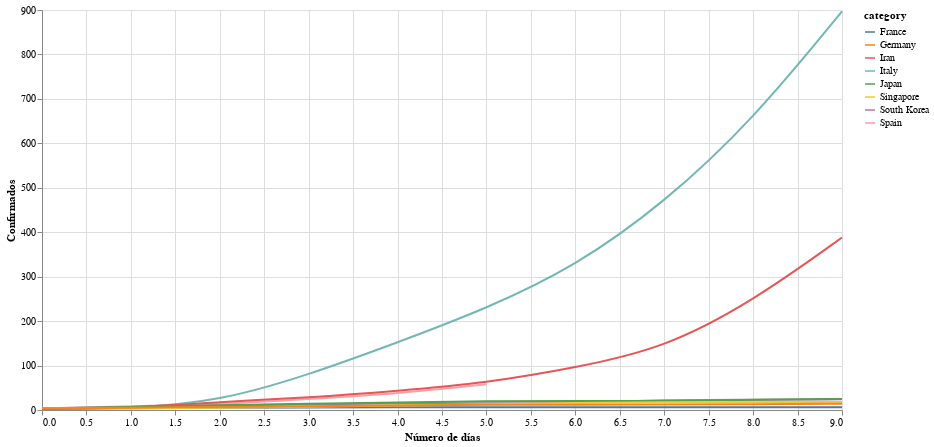

Notebook cell for this chart:
### Code cell
# collapse
# plot
source = df.reset_index().melt('index', var_name='category', value_name='Confirmados')
source.index = list(source.index)
source.index = source.index.astype(int)
selection = alt.selection_multi(fields=['category'], bind='legend')

alt.Chart(source).mark_line(interpolate='basis').encode(
    alt.X('index:Q', axis=alt.Axis(tickRound=True), title='Número de días'),
    alt.Y('Confirmados:Q'),
    alt.Color('category:N'),
    opacity=alt.condition(selection, alt.value(1), alt.value(0.2))
).properties(
    width=800, height=400
).add_selection(
    selection
)

### Figure 1 — Vega-Lite specification as saved in the notebook (floating-point values rounded to 4 significant figures)
{"config": {"view": {"continuousWidth": 400, "continuousHeight": 300}}, "data": {"name": "data-75db38d79fa1132b3cd94fa16ced7134"}, "mark": {"type": "line", "interpolate": "basis"}, "encoding": {"color": {"type": "nominal", "field": "category"}, "opacity": {"condition": {"value": 1, "selection": "selector030"}, "value": 0.2}, "x": {"type": "quantitative", "axis": {"tickRound": true}, "field": "index", "title": "Número de días"}, "y": {"type": "quantitative", "field": "Confirmados"}}, "height": 400, "selection": {"selector030": {"type": "multi", "fields": ["category"], "bind": "legend"}}, "width": 800, "$schema": "https://vega.github.io/schema/vega-lite/v4.0.2.json", "datasets": {"data-75db38d79fa1132b3cd94fa16ced7134": [{"index": 0, "category": "Spain", "Confirmados": 3.0}, {"index": 1, "category": "Spain", "Confirmados": 9.0}, {"index": 2, "category": "Spain", "Confirmados": 13.0}, {"index": 3, "category": "Spain", "Confirmados": 25.0}, {"index": 4, "category": "Spain", "Confirmados": 37.0}, {"index": 5, "category": "Spain", "Confirmados": 58.0}, {"index": 6, "category": "Spain", "Confirmados": null}, {"index": 7, "category": "Spain", "Confirmados": null}, {"index": 8, "category": "Spain", "Confirmados": null}, {"index": 9, "category": "Spain", "Confirmados": null}, {"index": 0, "category": "Italy", "Confirmados": 3.0}, {"index": 1, "category": "Italy", "Confirmados": 3.0}, {"index": 2, "category": "Italy", "Confirmados": 20.0}, {"index": 3, "category": "Italy", "Confirmados": 79.0}, {"index": 4, "category": "Italy", "Confirmados": 152.0}, {"index": 5, "category": "Italy", "Confirmados": 228.0}, {"index": 6, "category": "Italy", "Confirmados": 323.0}, {"index": 7, "category": "Italy", "Confirmados": 466.0}, {"index": 8, "category": "Italy", "Confirmados": 653.0}, {"index": 9, "category": "Italy", "Confirmados": 897.0}, {"index": 0, "category": "South Korea", "Confirmados": 4.0}, {"index": 1, "category": "South Korea", "Confirmados": 6.0}, {"index": 2, "category": "South Korea", "Confirmados": 11.0}, {"index": 3, "category": "South Korea", "Confirmados": 12.0}, {"index": 4, "category": "South Korea", "Confirmados": 15.0}, {"index": 5, "category": "South Korea", "Confirmados": 15.0}, {"index": 6, "category": "South Korea", "Confirmados": 16.0}, {"index": 7, "category": "South Korea", "Confirmados": 23.0}, {"index": 8, "category": "South Korea", "Confirmados": 23.0}, {"index": 9, "category": "South Korea", "Confirmados": 24.0}, {"index": 0, "category": "Iran", "Confirmados": 2.0}, {"index": 1, "category": "Iran", "Confirmados": 5.0}, {"index": 2, "category": "Iran", "Confirmados": 18.0}, {"index": 3, "category": "Iran", "Confirmados": 28.0}, {"index": 4, "category": "Iran", "Confirmados": 43.0}, {"index": 5, "category": "Iran", "Confirmados": 61.0}, {"index": 6, "category": "Iran", "Confirmados": 95.0}, {"index": 7, "category": "Iran", "Confirmados": 139.0}, {"index": 8, "category": "Iran", "Confirmados": 245.0}, {"index": 9, "category": "Iran", "Confirmados": 388.0}, {"index": 0, "category": "Japan", "Confirmados": 3.0}, {"index": 1, "category": "Japan", "Confirmados": 7.0}, {"index": 2, "category": "Japan", "Confirmados": 11.0}, {"index": 3, "category": "Japan", "Confirmados": 14.0}, {"index": 4, "category": "Japan", "Confirmados": 17.0}, {"index": 5, "category": "Japan", "Confirmados": 20.0}, {"index": 6, "category": "Japan", "Confirmados": 20.0}, {"index": 7, "category": "Japan", "Confirmados": 20.0}, {"index": 8, "category": "Japan", "Confirmados": 23.0}, {"index": 9, "category": "Japan", "Confirmados": 25.0}, {"index": 0, "category": "France", "Confirmados": 3.0}, {"index": 1, "category": "France", "Confirmados": 4.0}, {"index": 2, "category": "France", "Confirmados": 5.0}, {"index": 3, "category": "France", "Confirmados": 6.0}, {"index": 4, "category": "France", "Confirmados": 6.0}, {"index": 5, "category": "France", "Confirmados": 6.0}, {"index": 6, "category": "France", "Confirmados": 6.0}, {"index": 7, "category": "France", "Confirmados": 6.0}, {"index": 8, "category": "France", "Confirmados": 6.0}, {"index": 9, "category": "France", "Confirmados": 6.0}, {"index": 0, "category": "Singapore", "Confirmados": 4.0}, {"index": 1, "category": "Singapore", "Confirmados": 4.0}, {"index": 2, "category": "Singapore", "Confirmados": 5.0}, {"index": 3, "category": "Singapore", "Confirmados": 7.0}, {"index": 4, "category": "Singapore", "Confirmados": 10.0}, {"index": 5, "category": "Singapore", "Confirmados": 13.0}, {"index": 6, "category": "Singapore", "Confirmados": 16.0}, {"index": 7, "category": "Singapore", "Confirmados": 18.0}, {"index": 8, "category": "Singapore", "Confirmados": 18.0}, {"index": 9, "category": "Singapore", "Confirmados": 18.0}, {"index": 0, "category": "Germany", "Confirmados": 4.0}, {"index": 1, "category": "Germany", "Confirmados": 5.0}, {"index": 2, "category": "Germany", "Confirmados": 7.0}, {"index": 3, "category": "Germany", "Confirmados": 8.0}, {"index": 4, "category": "Germany", "Confirmados": 10.0}, {"index": 5, "category": "Germany", "Confirmados": 12.0}, {"index": 6, "category": "Germany", "Confirmados": 12.0}, {"index": 7, "category": "Germany", "Confirmados": 12.0}, {"index": 8, "category": "Germany", "Confirmados": 13.0}, {"index": 9, "category": "Germany", "Confirmados": 14.0}]}}
